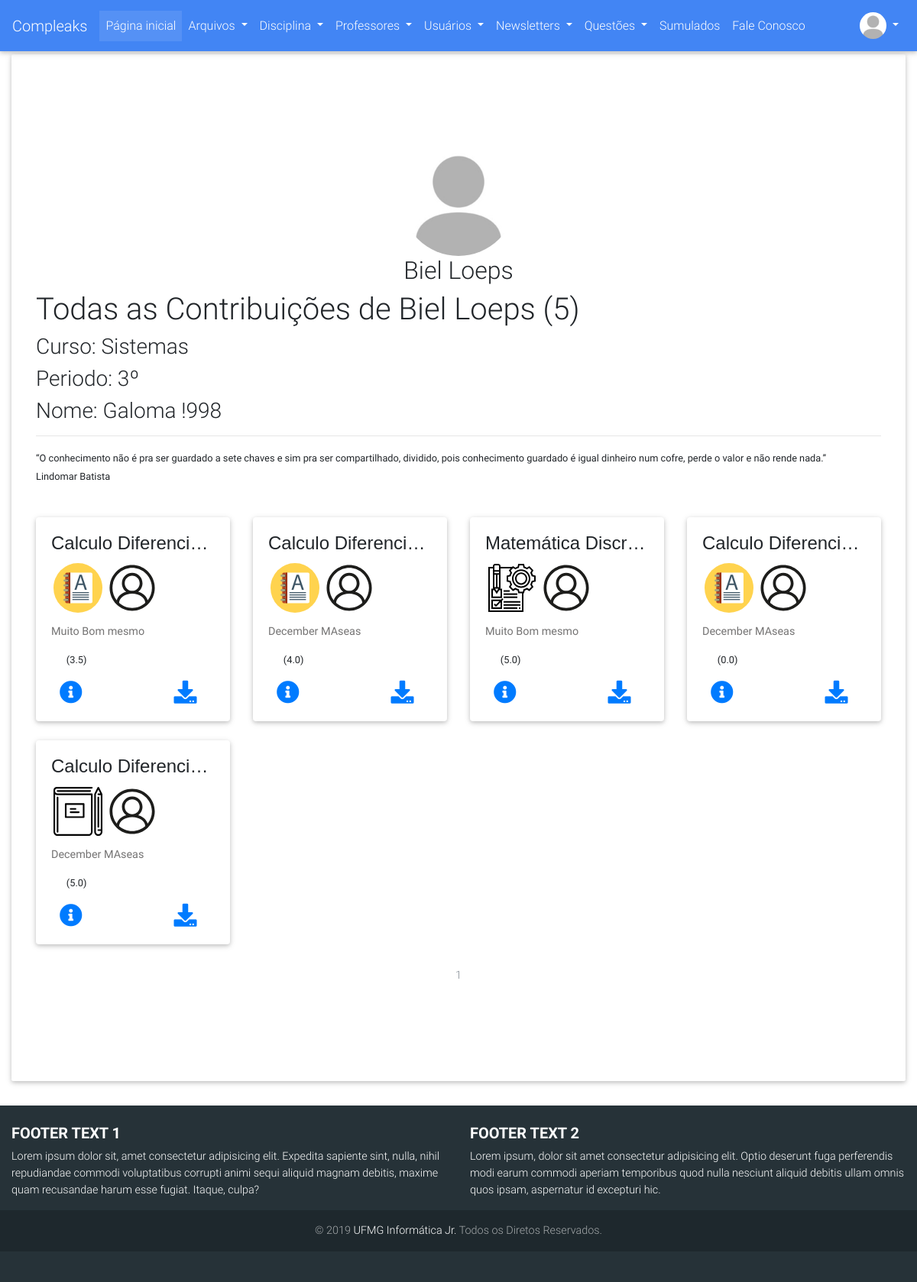
/usuarios/perfil/1 (signed in), run on an earlier commit of the app's database.
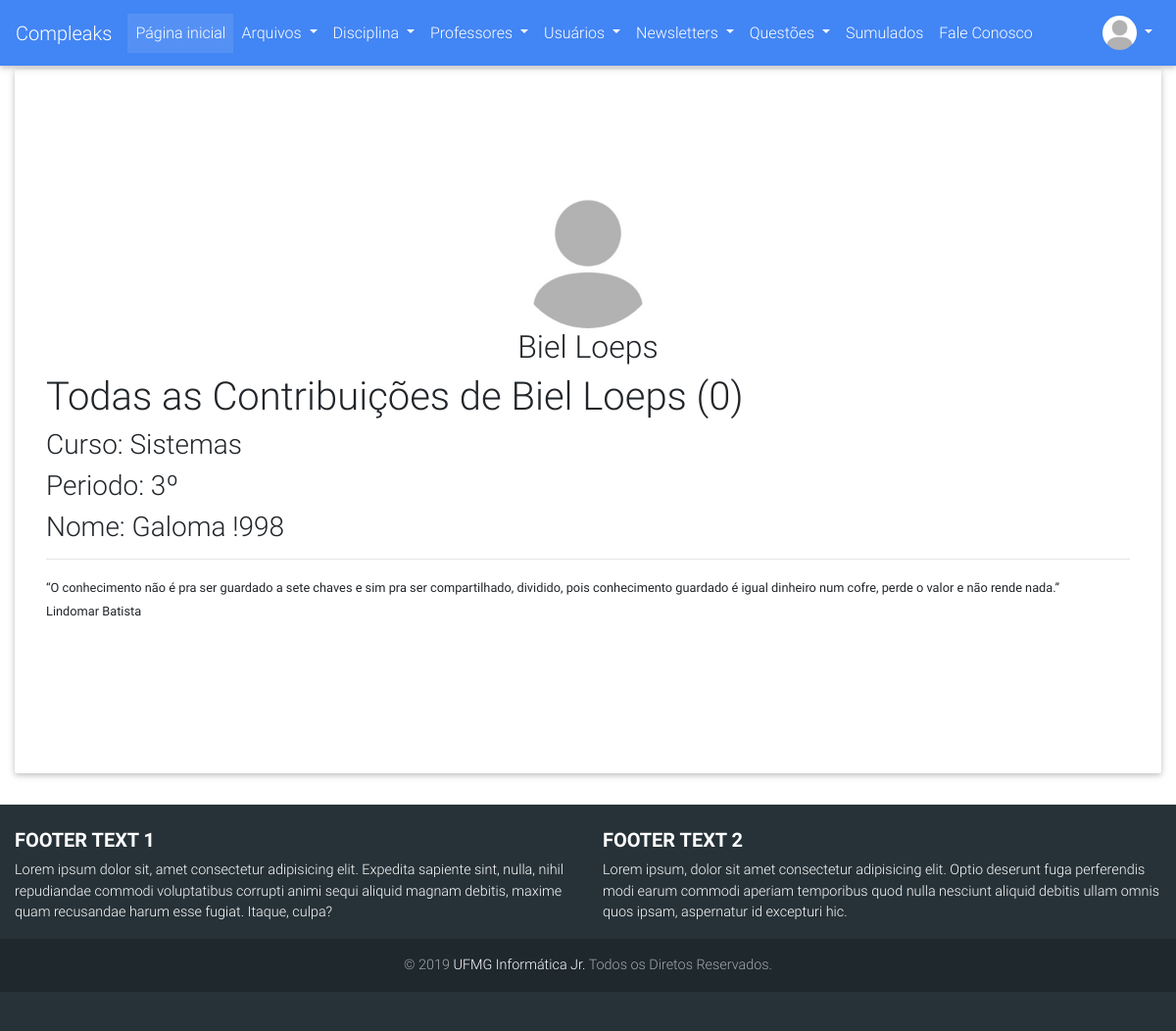
And on a later commit of the database.
### compleaks/usuarios/models.py (models this page shows, shortened)
class Usuario(db.Model, UserMixin):
	__tablename__ = 'usuarios'
	id = db.Column(db.Integer, primary_key=True)
	username = db.Column(db.String(30), unique=True)
	hhash = db.Column(db.String)
	nome = db.Column(db.String(120))
	email = db.Column(db.String(120), unique=True)
	curso = db.Column(db.String(64))
	periodo = db.Column(db.Integer)
	is_admin = db.Column(db.Integer)
	data_criacao = db.Column(db.DateTime, default=datetime.now)
	avatar = db.Column(db.String(120), default="default_profile.png")
	ativado = db.Column(db.Boolean)
	data_deletado = db.Column(db.DateTime, nullable=True)
	id_deletor = db.Column(db.Integer, nullable=True)
	motivo_delete = db.Column(db.String(120), nullable=True)
	arquivos = db.relationship('Arquivo', backref='author', lazy=True)
	avaliacoes = db.relationship('Avaliacao_Arquivo', backref='avaliador', lazy=True)
	simulado = None

### compleaks/arquivos/models.py (models this page shows, shortened)
class Arquivo(db.Model):
	__tablename__ = 'arquivos'
	id = db.Column(db.Integer, primary_key=True)
	arquivo = db.Column(db.String(120), nullable=False)
	ano = db.Column(db.Integer)
	semestre = db.Column(db.String(80))
	tipo_conteudo = db.Column(db.String(120))
	observacoes = db.Column(db.Text)
	data_submissao = db.Column(db.DateTime, default=datetime.now)
	nota = db.Column(db.Integer, nullable=True)
	data_deletado = db.Column(db.DateTime, nullable=True)
	ativado = db.Column(db.Boolean)
	id_deletor = db.Column(db.Integer, nullable=True)
	motivo_delete = db.Column(db.String(600), nullable=True)
	professors = db.relationship(Professor)
	disciplinas = db.relationship(Disciplina)
	usuarios = db.relationship(Usuario)
	professor_id = db.Column(db.Integer, db.ForeignKey('professores.id'), nullable=True)
	disciplina_id = db.Column(db.Integer, db.ForeignKey('disciplinas.id'), nullable=False)
	usuario_id = db.Column(db.Integer, db.ForeignKey('usuarios.id'), nullable=False)
	avaliacoes = db.relationship('Avaliacao_Arquivo', backref='arquivo_avaliado', lazy=True)

### compleaks/disciplinas/models.py (models this page shows, shortened)
class Disciplina(db.Model):
	__tablename__ = 'disciplinas'
	id = db.Column(db.Integer, primary_key=True)
	nome = db.Column(db.String, unique=True)
	data_criacao = db.Column(db.DateTime, default=datetime.now)
	ativado = db.Column(db.Boolean)
	data_deletado = db.Column(db.DateTime, nullable=True)
	id_deletor = db.Column(db.Integer, nullable=True)
	id_criador = db.Column(db.Integer, nullable=True)
	motivo_delete = db.Column(db.String(120), nullable=True)
	arquivos = db.relationship('Arquivo', backref='disciplina', lazy=True)
	comentarios = db.relationship('ComentarioDisc', backref='disciplina', lazy=True)
	questoes = db.relationship('Questao', backref='disciplina', lazy=True)
	materias = db.relationship('Materia', backref='disciplina', lazy=True)

### compleaks/usuarios/views.py (the view)
@usuarios.route('/perfil/<int:user_id>', methods= ['POST', 'GET'])
def perfil(user_id):
	form_login = LoginForm()
	user = Usuario.query.get_or_404(user_id)
	avatar = url_for('static', filename='images/avatares/'+user.avatar)
	if not user.ativado and current_user.is_authenticated:
		if not user.is_admin:
			abort(404)
	quantidade = len([arquiv for arquiv in user.arquivos if arquiv.ativado])
	page = request.args.get('page', 1, type=int)
	arquivos = Arquivo.query\
					.filter(Arquivo.usuario_id\
					.contains(int(user.id)))\
					.filter_by(ativado=True)\
					.paginate(page=page, per_page=12)
	arquivos_row_1 = []
	arquivos_row_2 = []
	arquivos_row_3 = []
	contador = 0
	for arquivo in arquivos.items:
		if contador >= 4:
			break
		arquivos_row_1.append(arquivo)
		contador = contador + 1
	contador = 0
	for arquivo in arquivos.items:
		if contador >= 8:
			break
		if contador >= 4:
			arquivos_row_2.append(arquivo)
		contador = contador + 1
	contador = 0
	for arquivo in arquivos.items:
		if contador >= 12:
			break
		if contador >= 8:
			arquivos_row_3.append(arquivo)
		contador = contador + 1
	arquivos_rows = [arquivos_row_1, arquivos_row_2, arquivos_row_3]
	for row in arquivos_rows:
		for arquivo in row:
			arquivo.avaliado = False
	if current_user.is_authenticated:
		for row in arquivos_rows:
			for arquivo in row:
				for avl in arquivo.avaliacoes:
					if avl in current_user.avaliacoes:
						arquivo.avaliado = True
	total = 0.0
	for row in arquivos_rows:
		for arquivo in row:
			total = 0.0
			if len(arquivo.avaliacoes):
				for avl in arquivo.avaliacoes:
					total = total + avl.nota
				total = total/len(arquivo.avaliacoes)
			else:
				total = 0.0
			arquivo.nota_decimal = round(total, 1)
	return render_template('usuario_contribuicao.html', user=user,
							contribuiu=quantidade, arquivos=arquivos, dist=dist,
							form_login=form_login, arquivos_rows=arquivos_rows,
							avatar=avatar)

### compleaks/usuarios/models.py (called while the page is built)
@login_manager.user_loader
def load_user(user_id):
    return Usuario.query.get(user_id)

### compleaks/usuarios/templates/usuarios/usuario_contribuicao.html (shortened to what this page needs)
{% extends "base.html" %}
{% import 'macros.html' as macros %}
{% block content %}
<div class="page-header">
    <div class="row">
        <div class="col-sm-12 text-center">
            <img align="center" src="{{ avatar }}" class="rounded-circle"  style="object-fit: cover; width: 150px!important; height: 150px!important;"><br>
            <h2 align="center">{{user.username}}</h2>
        </div>
    </div>
    <h1>Todas as Contribuições de {{user.username}} ({{contribuiu}})</h1>
    <h3>Curso: {{user.curso}}</h3>
    <h3>Periodo: {{user.periodo}}º</h3>
    <h3>Nome: {{user.nome}}</h3>
    <hr/>
    <p>
    <small><q>O conhecimento não é pra ser guardado a sete chaves e sim pra ser compartilhado, dividido, pois conhecimento guardado é igual dinheiro num cofre, perde o valor e não rende nada.</q><br/>
Lindomar Batista</small></p>
</div>
{% for row in arquivos_rows %}
    {% if row %}
    <div class="row">
        {% for arquivo in row %}
               <div class="col-lg-3 col-6">
                <div class="dist card">
                  <div class="card-body">
                    <h4 style="font-family: sans-serif;" class="card-title text-center text-truncate">{{arquivo.disciplina.nome}}</h4>
                    <p class="card-text">
                        <a href="{{ url_for('arquivos.buscar', filtro=3, admin='nao', pesquisa='nao', tip_arquiv=arquivo.tipo_conteudo) }}?page=1"><img class="img-responsive image marcas" data-toggle="tooltip" data-placement="button" title="{{arquivo.tipo_conteudo}}" src="{{url_for('static', filename='images/icones/conteudo/'+arquivo.tipo_conteudo+'.svg')}}" alt="{{arquivo.tipo_conteudo}}."></a>
                        <a href="{{url_for('usuarios.perfil', user_id=arquivo.author.id)}}"><img class="img-responsive image marcas" data-toggle="tooltip" data-placement="bottom" title="{{arquivo.author.username}}" src="{{url_for('static', filename='images/icones/padrao/user.svg')}}" alt="Username"></a>
                    </p>
                    <h5><p class="card-text text-truncate"><a data-toggle="tooltip" data-placement="top" title="{{arquivo.observacoes}}">{{arquivo.observacoes}}</a></p></h5>
                    {{ macros.render_stars_normal(arquivo, dist, current_user) }}
                    <a href="#" data-toggle="modal" data-target="#confirm{{arquivo.id}}" class="card-link"><i class="fas fa-info-circle info" data-toggle="tooltip" data-placement="bottom" title="Mais Informações"></i></a>
                    <a  href="{{ url_for('static', filename='uploads/' + arquivo.arquivo + '.zip') }}"><i class="fas fa-download download" data-toggle="tooltip" data-placement="top" title="Download" ></i></a>
                  </div>
                </div>
              </div>
            {% endfor %}
        </div>
    {% endif %}
{% endfor %}
<br/>
<nav style="position: static;" aria-label="Page navigation example">
    <ul class="pagination justify-content-center">
        {% for page_num in arquivos.iter_pages(left_edge=1, right_edge=1, left_current=1, right_current=2) %}
            {% if arquivos.page == page_num and page_num %}
                <li class="page-item disabled">
                    <a class="page-link" href="{{ url_for('usuarios.perfil',user_id=user.id, page=page_num) }}">{{ page_num }}</a></li>
            {% elif page_num %}
                <li class="page-item">
                    <a class="page-link" href="{{ url_for('usuarios.troca', page=page_num) }}">{{ page_num }}</a></li>
                </li>
            {% else %}
                ...
            {% endif %}
        {% endfor %}
    </ul>
</nav>
{% endblock%}

### compleaks/templates/base.html (shortened to what this page needs)
<!DOCTYPE html>
<html lang="en">
<head>
  <link href="{{url_for('static',filename='css/component.css')}}" rel="stylesheet">
  <link href="{{url_for('static',filename='css/estilos.css')}}" rel="stylesheet">
  <link rel="stylesheet" href="https://use.fontawesome.com/releases/v5.7.0/css/all.css">
  <link href="{{url_for('static',filename='css/bootstrap.min.css')}}" rel="stylesheet">
  <link href="{{url_for('static',filename='css/mdb.min.css')}}" rel="stylesheet">
  <link href="{{url_for('static',filename='css/style.css')}}" rel="stylesheet">
  <link rel="stylesheet" href="https://use.fontawesome.com/releases/v5.8.1/css/all.css">
</head>
<body>
  <nav class="mb-1 navbar navbar-expand-lg navbar-dark primary-color lighten-1">
    <a class="navbar-brand" href="{{ url_for('principal.index') }}">Compleaks</a>
  <div class="collapse navbar-collapse" id="navbarSupportedContent-555">
    <ul class="navbar-nav mr-auto">
      <li class="nav-item active">
        <a class="nav-link" href="{{ url_for('principal.index') }}">Página inicial
        </a>
      </li>
      <li class="nav-item dropdown">
        <a class="nav-link dropdown-toggle" id="navbarDropdownMenuLink-555" data-toggle="dropdown" aria-haspopup="true"
          aria-expanded="false">Arquivos
        </a>
      </li>
      <li class="nav-item dropdown">
        <a class="nav-link dropdown-toggle" id="navbarDropdownMenuLink-555" data-toggle="dropdown" aria-haspopup="true"
          aria-expanded="false">Disciplina
        </a>
      </li>
      <li class="nav-item dropdown">
        <a class="nav-link dropdown-toggle" id="navbarDropdownMenuLink-555" data-toggle="dropdown" aria-haspopup="true"
          aria-expanded="false">Professores
        </a>
      </li>
      {% if current_user.is_admin %}
        <li class="nav-item dropdown">
          <a class="nav-link dropdown-toggle" id="navbarDropdownMenuLink-555" data-toggle="dropdown" aria-haspopup="true"
            aria-expanded="false">Usuários
          </a>
        </li>
      {% endif %}
      {% if current_user.is_admin %}
        <li class="nav-item dropdown">
          <a class="nav-link dropdown-toggle" id="navbarDropdownMenuLink-555" data-toggle="dropdown" aria-haspopup="true"
            aria-expanded="false">Newsletters
          </a>
        </li>
      {% endif %}
      {% if current_user.is_authenticated %}
        <li class="nav-item dropdown">
          <a class="nav-link dropdown-toggle" id="navbarDropdownMenuLink-555" data-toggle="dropdown" aria-haspopup="true"
            aria-expanded="false"> Questões
          </a>
        </li>
      {% endif %}
      {% if current_user.is_authenticated %}
        <li class="nav-item">
          <a class="nav-link" href="{{url_for('simulados.criar')}}"> Sumulados
          </a>
        </li>
      {% endif %}
        <li class="nav-item">
          <a class="nav-link" href="{{url_for('principal.feedback')}}" > Fale Conosco
          </a>
        </li>
    </ul>
    <ul class="navbar-nav ml-auto nav-flex-icons">
      {% if not current_user.is_authenticated %}
        <li class="nav-item dropdown">
          <a class="nav-link dropdown-toggle" id="navbarDropdownMenuLink-4" data-toggle="dropdown" aria-haspopup="true"
            aria-expanded="false">
            <i class="fas fa-user"></i></a>
          <div class="dropdown-menu dropdown-menu-right dropdown-info" aria-labelledby="navbarDropdownMenuLink-4">
            <a class="dropdown-item" data-toggle="modal" data-target="#elegantModalForm">Entrar</a>
            <a class="dropdown-item" href="{{url_for('usuarios.adicionar')}}">Cadastrar</a>
          </div>
        </>
      {% else %}
        <li class="nav-item avatar dropdown">
          <a class="nav-link dropdown-toggle" id="navbarDropdownMenuLink-55" data-toggle="dropdown" aria-haspopup="true"
            aria-expanded="false">
            <img src="{{url_for('static', filename='images/avatares/'+current_user.avatar)}}" class="rounded-circle z-depth-0" alt="Avatar" height="35" width="35" style="object-fit: cover;">
          </a>
        </li>
      {% endif %}
    </ul>
  </div>
</nav>
  {% block divisao %}
  <div class="container-fluid">
    <div class="jumbotron" style="background-color: white;">
  {% endblock %}
      <div style="margin-bottom: 50px; margin-top: 50px;">
        {% block content %}
        {% endblock %}
      </div>
    </div>
  </div>
<footer class="page-footer font-small special-color-dark teal pt-4">
    <div class="container-fluid text-center text-md-left">
      <div class="row">
        <div class="col-md-6 mt-md-0 mt-3">
          <h5 class="text-uppercase font-weight-bold">Footer text 1</h5>
          <p>Lorem ipsum dolor sit, amet consectetur adipisicing elit. Expedita sapiente sint, nulla, nihil repudiandae commodi voluptatibus corrupti animi sequi aliquid magnam debitis, maxime quam recusandae harum esse fugiat. Itaque, culpa?</p>
        </div>
        <div class="col-md-6 mb-md-0 mb-3">
          <h5 class="text-uppercase font-weight-bold">Footer text 2</h5>
          <p>Lorem ipsum, dolor sit amet consectetur adipisicing elit. Optio deserunt fuga perferendis modi earum commodi aperiam temporibus quod nulla nesciunt aliquid debitis ullam omnis quos ipsam, aspernatur id excepturi hic.</p>
        </div>
      </div>
    </div>
    <div class="footer-copyright text-center py-3">© 2019
      <a href="http://ijunior.com.br"> UFMG Informática Jr.</a> Todos os Diretos Reservados.
    </div>
  </footer>
</body>
</html>

### compleaks/templates/macros.html (shortened to what this page needs)
{% macro render_stars_normal(arquivo, dist, current_user) %}
<p>
{%if current_user.is_authenticated%}
    {% if arquivo.avaliado %}
        <div id="atual1-{{arquivo.id}}">
            <small>({{arquivo.nota_decimal}})</small>
        </div>
    {% else %}
        <div id="atual2-{{arquivo.id}}">
            <small>({{arquivo.nota_decimal}})</small>
        </div>
    {% endif %}
{% endif %}
</p>
{% endmacro %}

### compleaks/static/css/estilos.css (style rules this page uses)
body { overflow: auto; }
footer { background: #2196F3; padding: 80px 0px 40px 0px; position: relative; }

### compleaks/static/css/style.css (style rules this page uses)
html { width: 100%; height: 100%; }

What changed in the data, as far as the page shows it:
removed Arquivo: disciplina.nome "Calculo Diferenci…", tipo_conteudo (picture), observacoes "Muito Bom mesmo", nota_decimal "3.5"
removed Arquivo: disciplina.nome "Calculo Diferenci…", tipo_conteudo (picture), observacoes "December MAseas", nota_decimal "4.0"
removed Arquivo: disciplina.nome "Matemática Discr…", tipo_conteudo (picture), observacoes "Muito Bom mesmo", nota_decimal "5.0"
removed Arquivo: disciplina.nome "Calculo Diferenci…", tipo_conteudo (picture), observacoes "December MAseas", nota_decimal "0.0"
removed Arquivo: disciplina.nome "Calculo Diferenci…", tipo_conteudo (picture), observacoes "December MAseas", nota_decimal "5.0"
Also different on the page:
{{ contribuiu }}: "5" → "0"
list line gone: "1"
